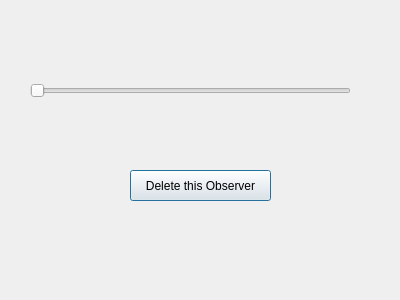
<?xml version="1.0" encoding="UTF-8"?>
<ui version="4.0">
 <class>ObserverDialog</class>
 <widget class="QDialog" name="ObserverDialog">
  <property name="geometry">
   <rect>
    <x>0</x>
    <y>0</y>
    <width>400</width>
    <height>300</height>
   </rect>
  </property>
  <property name="windowTitle">
   <string>Dialog</string>
  </property>
  <widget class="QPushButton" name="ObserverDeleteButton">
   <property name="geometry">
    <rect>
     <x>130</x>
     <y>170</y>
     <width>141</width>
     <height>31</height>
    </rect>
   </property>
   <property name="text">
    <string>Delete this Observer</string>
   </property>
  </widget>
  <widget class="QSlider" name="horizontalSlider">
   <property name="geometry">
    <rect>
     <x>30</x>
     <y>80</y>
     <width>321</width>
     <height>22</height>
    </rect>
   </property>
   <property name="orientation">
    <enum>Qt::Horizontal</enum>
   </property>
  </widget>
 </widget>
 <resources/>
 <connections/>
</ui>
